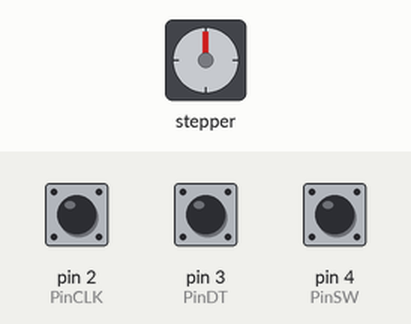
Simulated run of this sketch. Board: Arduino Mega 2560, built with avr-gcc and run on an emulated ATmega2560. Shown: stepper motor. The test bench sets the inputs (shaded band); at power-on: pin 2 (PinCLK) LOW, pin 4 (PinSW) HIGH, pin 3 (PinDT) HIGH. Stepper angles assume 2048 steps per turn.

Above: at 1.2 s.
1.3 s: pin 2 (PinCLK) pulsed HIGH 2 times (0.12 s each, 0.3 s apart)
At 1.88 s:
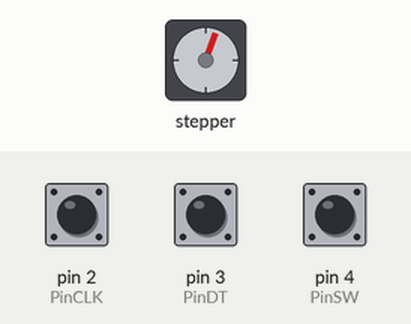
At 2.5 s:
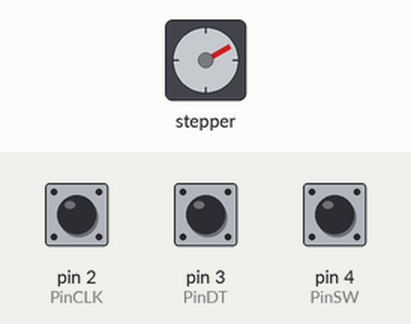
4.3 s: pin 4 (PinSW) pulled LOW for 0.15 s
6.1 s: pin 2 (PinCLK) pulsed HIGH 5 times (0.12 s each, 0.3 s apart)
At 6.37 s:
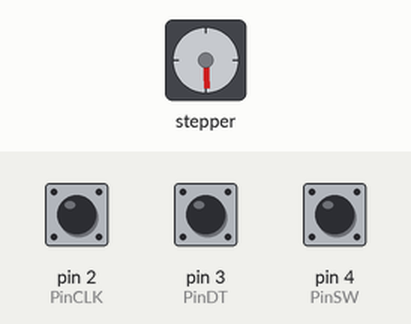
9.2 s: pin 4 (PinSW) pulled LOW for 1 s
Timing chart, 0 to 12.2 s (numbered marks = the images above; inputs shaded):
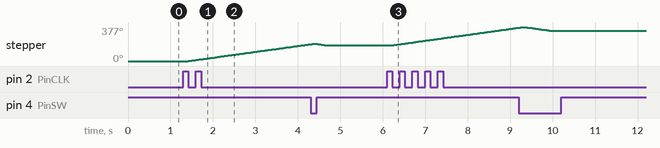

Measured:
- after the input at 1.3 s, stepper: keeps turning clockwise at about 65°/s, starting after 0.12 s
- after the input at 6.1 s, stepper: keeps turning clockwise at about 66°/s, starting after 0.12 s

The sketch:

LESSON28_MEGA.ino
```cpp
#include <Stepper.h>
#define STEPS 32

volatile boolean TurnDetected, rotationdirection;
const int PinCLK = 2, PinDT = 3, PinSW = 4;
int RotaryPosition = 0, PrevPosition, StepsToTake;
Stepper small_stepper(STEPS, 8, 10, 9, 11);

void isr()
{
  delay(4); //Debouncing
  if(digitalRead(PinCLK))
  {
    rotationdirection = digitalRead(PinDT);
  }
  else      rotationdirection = !digitalRead(PinDT);
  TurnDetected = true;
}


void setup() {
  // put your setup code here, to run once:
  pinMode(PinCLK, INPUT);
  pinMode(PinDT, INPUT);
  pinMode(PinSW, INPUT);
  digitalWrite(PinSW, HIGH); //pull up resistor
  attachInterrupt(0,isr,FALLING);
}

void loop() {
  // put your main code here, to run repeatedly:
  small_stepper.setSpeed(700);
  if(!digitalRead(PinSW)) //if button pressed
  {
    if(RotaryPosition != 0)
    {
      small_stepper.step(-(RotaryPosition*50));
      RotaryPosition = 0;
    }
  }

  if(TurnDetected)
  {
    PrevPosition = RotaryPosition;
    if(rotationdirection)   RotaryPosition--;
    else    RotaryPosition++;
    TurnDetected = false;
  }

  if( (PrevPosition+1)==RotaryPosition)
  {
    StepsToTake = 50;
    small_stepper.step(StepsToTake);
  }
}
```
